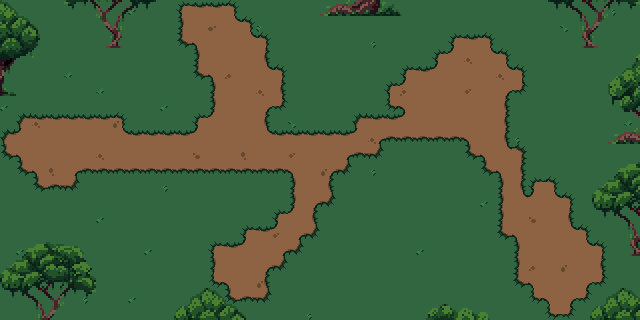

Tiled map render using the project's own tile images. Description and the map definition, with tile-layer contents summarised, below:
An orthogonal 40x20 tile map with 16x16 px tiles, 4 tile layers (grass, tropa, decor, trees), 1 hidden layer not drawn, 10 tilesets.

<map version="1.10" tiledversion="1.10.2" orientation="orthogonal" renderorder="right-down" width="40" height="20" tilewidth="16" tileheight="16" infinite="0" nextlayerid="24" nextobjectid="18">
 <tileset firstgid="1" source="grass.tsx" />
 <tileset firstgid="2" source="plains2.tsx" />
 <tileset firstgid="74" source="darkGrass.tsx" />
 <tileset firstgid="75" source="darkPlains.tsx" />
 <tileset firstgid="147" source="darkTrees.tsx" />
 <tileset firstgid="291" source="fences.tsx" />
 <tileset firstgid="307" source="trees.tsx" />
 <tileset firstgid="515" source="bird.tsx" />
 <tileset firstgid="527" source="signs.tsx" />
 <tileset firstgid="535" source="darkDecor.tsx" />
 <layer id="1" name="grass" width="40" height="20">
  <data>[800 cells, 800 non-empty, 1 distinct tile ids]</data>
 </layer>
 <layer id="4" name="tropa" width="40" height="20">
  <data>[800 cells, 254 non-empty, 5 distinct tile ids]</data>
 </layer>
 <layer id="18" name="decor" width="40" height="20">
  <data>[800 cells, 43 non-empty, 8 distinct tile ids]</data>
 </layer>
 <layer id="22" name="trees" width="40" height="20">
  <data>[800 cells, 146 non-empty, 80 distinct tile ids]</data>
 </layer>
 <layer id="23" name="col" width="40" height="20" visible="0">
  <data>[800 cells, 121 non-empty, 1 distinct tile ids]</data>
 </layer>
</map>
